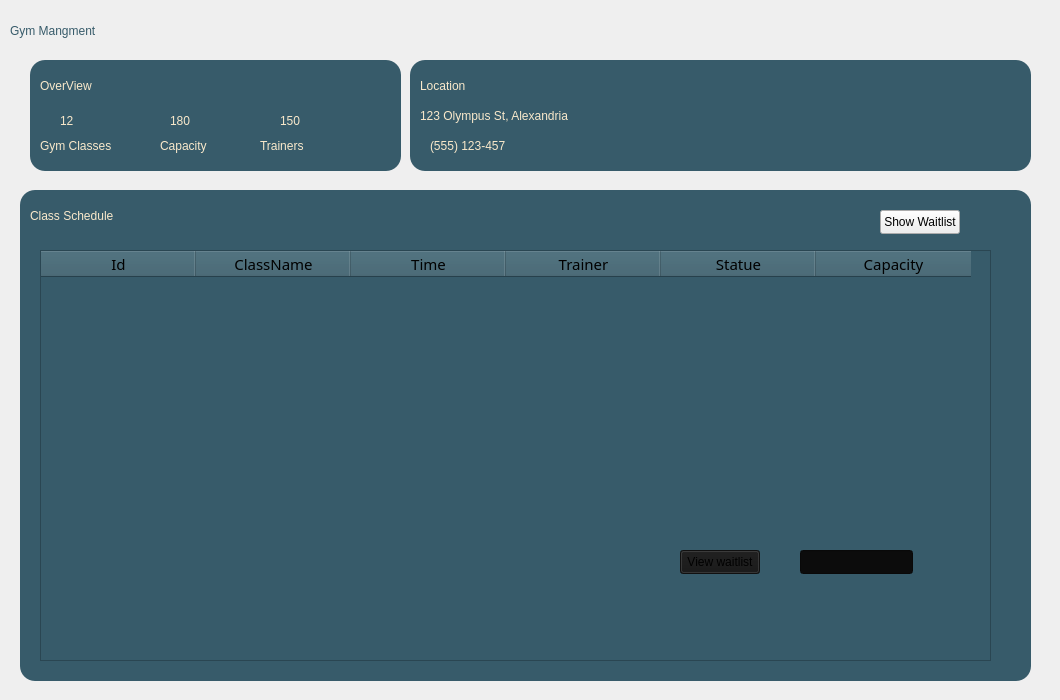
       <widget class="QWidget" name="page_2">
        <widget class="QWidget" name="widget_4" native="true">
         <property name="geometry">
          <rect>
           <x>0</x>
           <y>0</y>
           <width>1051</width>
           <height>691</height>
          </rect>
         </property>
         <widget class="QLabel" name="label_15">
          <property name="geometry">
           <rect>
            <x>10</x>
            <y>10</y>
            <width>241</width>
            <height>41</height>
           </rect>
          </property>
          <property name="styleSheet">
           <string notr="true">color: rgb(55, 91, 106);
font: 24pt &quot;Yeasty Flavors&quot;;</string>
          </property>
          <property name="text">
           <string>Gym Mangment</string>
          </property>
         </widget>
         <widget class="QLabel" name="label_46">
          <property name="geometry">
           <rect>
            <x>20</x>
            <y>190</y>
            <width>1011</width>
            <height>491</height>
           </rect>
          </property>
          <property name="styleSheet">
           <string notr="true">background-color: rgb(55, 91, 106);
    padding: 10px;
color: rgb(0, 0, 0);
font: 9pt &quot;Yeasty Flavors&quot;;
    border: none;
    border-radius: 15px;
hover background-color: #008FC1;</string>
          </property>
          <property name="text">
           <string/>
          </property>
         </widget>
         <widget class="QTableWidget" name="tableWidget_2">
          <property name="geometry">
           <rect>
            <x>40</x>
            <y>250</y>
            <width>951</width>
            <height>411</height>
           </rect>
          </property>
          <property name="sizePolicy">
           <sizepolicy hsizetype="Maximum" vsizetype="Maximum">
            <horstretch>100</horstretch>
            <verstretch>0</verstretch>
           </sizepolicy>
          </property>
          <property name="font">
           <font>
            <family>Yeasty Flavors</family>
            <pointsize>11</pointsize>
            <italic>false</italic>
            <bold>false</bold>
           </font>
          </property>
          <property name="styleSheet">
           <string notr="true">background-color: rgb(55, 91, 106);
font: 9pt &quot;Segoe UI&quot;;
font: 11pt &quot;Yeasty Flavors&quot;;
</string>
          </property>
          <property name="sizeAdjustPolicy">
           <enum>QAbstractScrollArea::SizeAdjustPolicy::AdjustIgnored</enum>
          </property>
          <property name="dragEnabled">
           <bool>true</bool>
          </property>
          <property name="dragDropMode">
           <enum>QAbstractItemView::DragDropMode::DragDrop</enum>
          </property>
          <property name="textElideMode">
           <enum>Qt::TextElideMode::ElideMiddle</enum>
          </property>
          <property name="gridStyle">
           <enum>Qt::PenStyle::NoPen</enum>
          </property>
          <attribute name="horizontalHeaderDefaultSectionSize">
           <number>155</number>
          </attribute>
          <attribute name="verticalHeaderCascadingSectionResizes">
           <bool>false</bool>
          </attribute>
          <attribute name="verticalHeaderDefaultSectionSize">
           <number>25</number>
          </attribute>
          <column>
           <property name="text">
            <string>Id</string>
           </property>
          </column>
          <column>
           <property name="text">
            <string>ClassName</string>
           </property>
          </column>
          <column>
           <property name="text">
            <string>Time</string>
           </property>
          </column>
          <column>
           <property name="text">
            <string>Trainer</string>
           </property>
          </column>
          <column>
           <property name="text">
            <string>Statue</string>
           </property>
          </column>
          <column>
           <property name="text">
            <string>Capacity</string>
           </property>
          </column>
         </widget>
         <widget class="QLabel" name="label_195">
          <property name="geometry">
           <rect>
            <x>30</x>
            <y>200</y>
            <width>211</width>
            <height>31</height>
           </rect>
          </property>
          <property name="styleSheet">
           <string notr="true">background-color: rgba(255, 255, 255, 0);
color: rgb(249, 233, 203);
font: 20pt &quot;Yeasty Flavors&quot;;</string>
          </property>
          <property name="text">
           <string>Class Schedule</string>
          </property>
         </widget>
         <widget class="QWidget" name="widget_35" native="true">
          <property name="geometry">
           <rect>
            <x>410</x>
            <y>60</y>
            <width>621</width>
            <height>111</height>
           </rect>
          </property>
          <property name="styleSheet">
           <string notr="true">background-color: rgb(55, 91, 106);
color: rgb(0, 0, 0);
font: 9pt &quot;Yeasty Flavors&quot;;
    border: none;
    border-radius: 15px;
hover background-color: #008FC1;</string>
          </property>
          <widget class="QLabel" name="label_45">
           <property name="geometry">
            <rect>
             <x>20</x>
             <y>70</y>
             <width>261</width>
             <height>31</height>
            </rect>
           </property>
           <property name="styleSheet">
            <string notr="true">background-color: rgba(255, 255, 255, 0);
color: rgb(249, 233, 203);
font: 600 13pt &quot;Segoe UI&quot;;</string>
           </property>
           <property name="text">
            <string>(555) 123-457</string>
           </property>
          </widget>
          <widget class="QLabel" name="label_44">
           <property name="geometry">
            <rect>
             <x>10</x>
             <y>40</y>
             <width>261</width>
             <height>31</height>
            </rect>
           </property>
           <property name="styleSheet">
            <string notr="true">background-color: rgba(255, 255, 255, 0);
color: rgb(249, 233, 203);
font: 600 13pt &quot;Segoe UI&quot;;</string>
           </property>
           <property name="text">
            <string>123 Olympus St, Alexandria</string>
           </property>
          </widget>
          <widget class="QLabel" name="label_43">
           <property name="geometry">
            <rect>
             <x>10</x>
             <y>10</y>
             <width>211</width>
             <height>31</height>
            </rect>
           </property>
           <property name="styleSheet">
            <string notr="true">background-color: rgba(255, 255, 255, 0);
color: rgb(249, 233, 203);
font: 20pt &quot;Yeasty Flavors&quot;;</string>
           </property>
           <property name="text">
            <string>Location</string>
           </property>
          </widget>
         </widget>
         <widget class="QWidget" name="widget_36" native="true">
          <property name="geometry">
           <rect>
            <x>30</x>
            <y>60</y>
            <width>371</width>
            <height>111</height>
           </rect>
          </property>
          <property name="styleSheet">
           <string notr="true">background-color: rgb(55, 91, 106);
color: rgb(0, 0, 0);
font: 9pt &quot;Yeasty Flavors&quot;;
    border: none;
    border-radius: 15px;
hover background-color: #008FC1;</string>
          </property>
          <widget class="QLabel" name="label_18">
           <property name="geometry">
            <rect>
             <x>10</x>
             <y>10</y>
             <width>211</width>
             <height>31</height>
            </rect>
           </property>
           <property name="styleSheet">
            <string notr="true">background-color: rgba(255, 255, 255, 0);
color: rgb(249, 233, 203);
font: 20pt &quot;Yeasty Flavors&quot;;</string>
           </property>
           <property name="text">
            <string>OverView</string>
           </property>
          </widget>
          <widget class="QLabel" name="label_19">
           <property name="geometry">
            <rect>
             <x>10</x>
             <y>70</y>
             <width>131</width>
             <height>31</height>
            </rect>
           </property>
           <property name="styleSheet">
            <string notr="true">background-color: rgba(255, 255, 255, 0);
color: rgb(249, 233, 203);
font: 600 13pt &quot;Segoe UI&quot;;</string>
           </property>
           <property name="text">
            <string>Gym Classes</string>
           </property>
          </widget>
          <widget class="QLabel" name="label_41">
           <property name="geometry">
            <rect>
             <x>230</x>
             <y>70</y>
             <width>131</width>
             <height>31</height>
            </rect>
           </property>
           <property name="styleSheet">
            <string notr="true">background-color: rgba(255, 255, 255, 0);
color: rgb(249, 233, 203);
font: 600 13pt &quot;Segoe UI&quot;;</string>
           </property>
           <property name="text">
            <string>Trainers</string>
           </property>
          </widget>
          <widget class="QLabel" name="label_20">
           <property name="geometry">
            <rect>
             <x>130</x>
             <y>70</y>
             <width>71</width>
             <height>31</height>
            </rect>
           </property>
           <property name="styleSheet">
            <string notr="true">background-color: rgba(255, 255, 255, 0);
color: rgb(249, 233, 203);
font: 600 13pt &quot;Segoe UI&quot;;</string>
           </property>
           <property name="text">
            <string>Capacity</string>
           </property>
          </widget>
          <widget class="QLabel" name="label_40">
           <property name="geometry">
            <rect>
             <x>250</x>
             <y>30</y>
             <width>61</width>
             <height>61</height>
            </rect>
           </property>
           <property name="styleSheet">
            <string notr="true">background-color: rgba(255, 255, 255, 0);
color: rgb(249, 233, 203);
font: 20pt &quot;Yeasty Flavors&quot;;</string>
           </property>
           <property name="text">
            <string>150</string>
           </property>
          </widget>
          <widget class="QLabel" name="label_38">
           <property name="geometry">
            <rect>
             <x>30</x>
             <y>30</y>
             <width>61</width>
             <height>61</height>
            </rect>
           </property>
           <property name="styleSheet">
            <string notr="true">background-color: rgba(255, 255, 255, 0);
color: rgb(249, 233, 203);
font: 20pt &quot;Yeasty Flavors&quot;;</string>
           </property>
           <property name="text">
            <string>12</string>
           </property>
          </widget>
          <widget class="QLabel" name="label_39">
           <property name="geometry">
            <rect>
             <x>140</x>
             <y>30</y>
             <width>61</width>
             <height>61</height>
            </rect>
           </property>
           <property name="styleSheet">
            <string notr="true">background-color: rgba(255, 255, 255, 0);
color: rgb(249, 233, 203);
font: 20pt &quot;Yeasty Flavors&quot;;</string>
           </property>
           <property name="text">
            <string>180</string>
           </property>
          </widget>
         </widget>
         <widget class="QPushButton" name="viewWaitlistBtn">
          <property name="geometry">
           <rect>
            <x>680</x>
            <y>550</y>
            <width>80</width>
            <height>24</height>
           </rect>
          </property>
          <property name="styleSheet">
           <string notr="true">background-color: rgb(22, 22, 22);</string>
          </property>
          <property name="text">
           <string>View waitlist</string>
          </property>
         </widget>
         <widget class="QLineEdit" name="lineEditWaitlistClassId">
          <property name="geometry">
           <rect>
            <x>800</x>
            <y>550</y>
            <width>113</width>
            <height>24</height>
           </rect>
          </property>
          <property name="styleSheet">
           <string notr="true">background-color: rgb(12, 12, 12);color:white;</string>
          </property>
         </widget>
         <widget class="QPushButton" name="toggleScheduleWaitlistBtn">
          <property name="geometry">
           <rect>
            <x>880</x>
            <y>210</y>
            <width>80</width>
            <height>24</height>
           </rect>
          </property>
          <property name="styleSheet">
           <string notr="true">color:black;</string>
          </property>
          <property name="text">
           <string>Show Waitlist</string>
          </property>
         </widget>
         <zorder>widget_36</zorder>
         <zorder>widget_35</zorder>
         <zorder>label_15</zorder>
         <zorder>label_46</zorder>
         <zorder>tableWidget_2</zorder>
         <zorder>label_195</zorder>
         <zorder>viewWaitlistBtn</zorder>
         <zorder>lineEditWaitlistClassId</zorder>
         <zorder>toggleScheduleWaitlistBtn</zorder>
        </widget>
       </widget>
